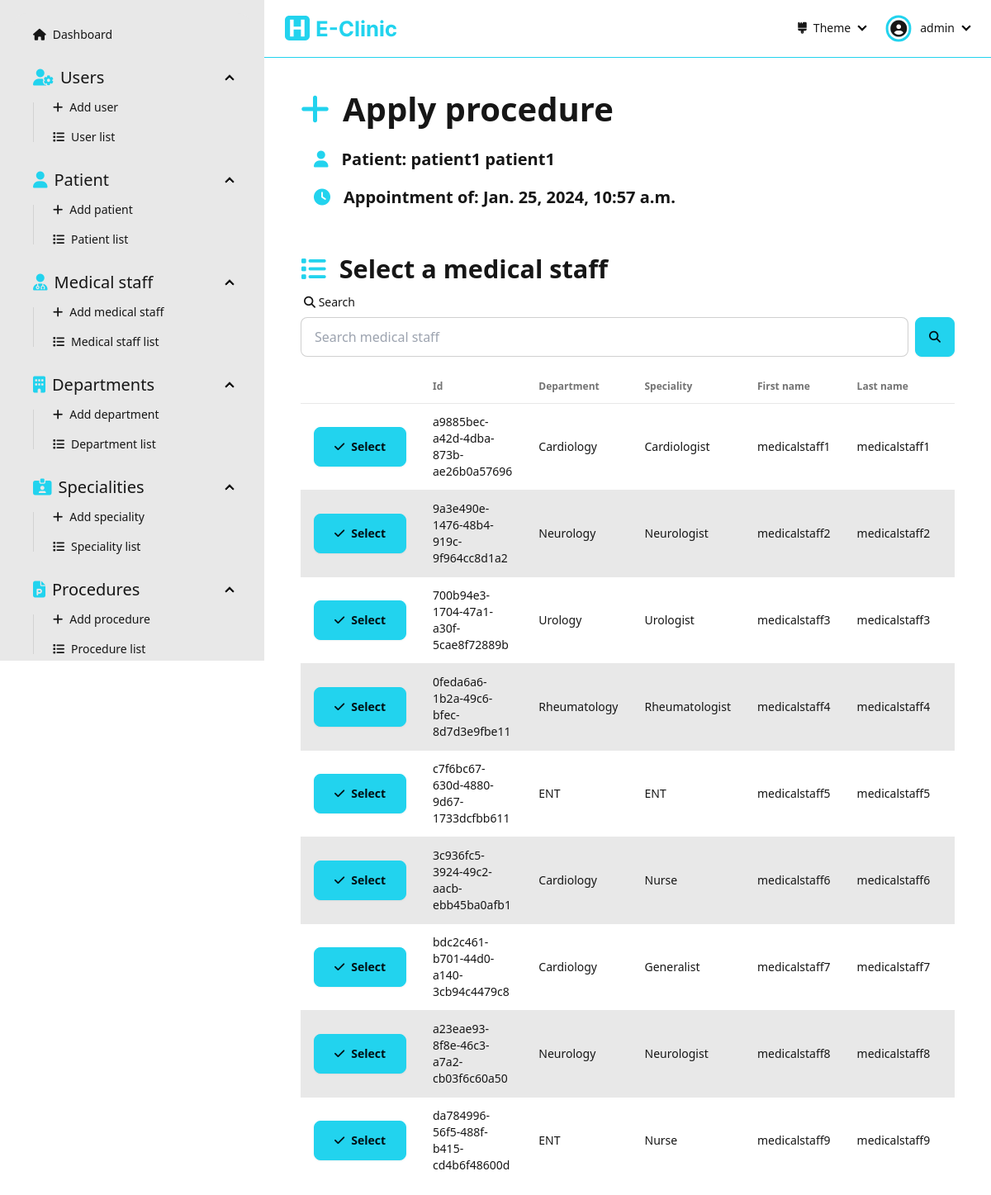
Screenshot of /dashboard/appointments/apply-procedure/e36249071aa34c58a44de469c10fa109/ (signed in) with the database file from the repository.
### Dashboard/models.py (models this page shows, shortened)
class Patient(models.Model):
  id = models.UUIDField(primary_key=True, default=uuid.uuid4, editable=False)
  firstName = models.CharField(max_length=256, null=False)
  lastName = models.CharField(max_length=256, null=False)
  dateOfBirth = models.DateField(null=False)
  address = models.CharField(max_length=256, null=False)
  phoneNumber = models.CharField(max_length=20, null=False, unique=True, validators=[RegexValidator(r'^(00213|\+213|0)(5|6|7)\d{8}$')])
  email = models.CharField(max_length=254, null=False, unique=True, validators=[EmailValidator()])
  gender = models.CharField(max_length=10, choices=Genders.choices, null=False)
  createdAt = models.DateTimeField(auto_now_add=True)
  updatedAt = models.DateTimeField(auto_now=True)

class Appointment(models.Model):
  id = models.UUIDField(primary_key=True, default=uuid.uuid4, editable=False)
  patient = models.ForeignKey('Patient', on_delete=models.CASCADE)
  timestamp = models.DateTimeField(null=False)
  state = models.CharField(max_length=15, choices=AppointmentState.choices, default=AppointmentState.SCHEDULED, blank=True)
  createdAt = models.DateTimeField(auto_now_add=True)
  updatedAt = models.DateTimeField(auto_now=True)

class MedicalStaff(models.Model):
  id = models.UUIDField(primary_key=True, default=uuid.uuid4, editable=False)
  department = models.ForeignKey('Department', on_delete=models.CASCADE)
  speciality = models.ForeignKey('Speciality', on_delete=models.CASCADE)
  firstName = models.CharField(max_length=256, null=False)
  lastName = models.CharField(max_length=256, null=False)
  dateOfBirth = models.DateField(null=False)
  address = models.CharField(max_length=256, null=False)
  phoneNumber = models.CharField(max_length=20, null=False, unique=True, validators=[RegexValidator(r'^(00213|\+213|0)(5|6|7)\d{8}$')])
  email = models.CharField(max_length=254, null=False, unique=True, validators=[EmailValidator()])
  gender = models.CharField(max_length=10, choices=Genders.choices, null=False)
  createdAt = models.DateTimeField(auto_now_add=True)
  updatedAt = models.DateTimeField(auto_now=True)

class Department(models.Model):
  id = models.UUIDField(primary_key=True, default=uuid.uuid4, editable=False)
  name = models.CharField(max_length=256, null=False, unique=True)
  def __str__(self):
     return f"{self.name}"

class Speciality(models.Model):
  id = models.UUIDField(primary_key=True, default=uuid.uuid4, editable=False)
  name = models.CharField(max_length=256, null=False, unique=True)
  def __str__(self):
     return f"{self.name}"

### Dashboard/views/procedureApplication.py (the view, shortened to what this page needs)
# urls.py: path('dashboard/appointments/apply-procedure/<str:appointmentId>/', procedureApplication.applyProcedure, name='apply-procedure'),
@login_required(login_url='sign-in')
def applyProcedure(request: HttpRequest, appointmentId: str):
  appointment = get_object_or_404(Appointment, id=appointmentId)
  patient = get_object_or_404(Patient, id=appointment.patient.id)
  form = ProcedureApplicationForm(initial={'appointment': appointment})
  searchForm = SearchForm(request.GET)
  assignMedicalStaffForm = AssignMedicalStaffForm(request.POST)
  medicalStaff = None
  medicalStaffList = []
  if searchForm.is_valid():
    search = searchForm.cleaned_data['search']
    if search:
      medicalStaffList = MedicalStaff.objects.filter(
        Q(id__icontains=search) |
        Q(department__name__icontains=search) |
        Q(speciality__name__icontains=search) |
        Q(firstName__icontains=search) |
        Q(lastName__icontains=search) |
        Q(dateOfBirth__icontains=search) |
        Q(address__icontains=search) |
        Q(phoneNumber__icontains=search) |
        Q(email__icontains=search) |
        Q(gender__icontains=search) |
        Q(updatedAt__icontains=search) |
        Q(createdAt__icontains=search)
      )
    else:
      medicalStaffList = MedicalStaff.objects.all()
  print(medicalStaff)
  context = { 'form': form, 'searchForm': searchForm, 'assignMedicalStaffForm': AssignMedicalStaffForm(), 'removeMedicalStaffForm': AssignMedicalStaffForm(), 'patient': patient, 'appointment': appointment, 'medicalStaff': medicalStaff, 'medicalStaffList': medicalStaffList }
  return render(request, 'pages/procedure-application/apply-procedure.html', context=context)

### Dashboard/forms.py
class ProcedureApplicationForm(forms.ModelForm):
  class Meta:
    model = ProcedureApplication
    fields = '__all__'

class SearchForm(forms.Form):
  search  = forms.CharField(required=False)

### Dashboard/templates/pages/procedure-application/apply-procedure.html (shortened to what this page needs)
{% extends "layouts/dashboard.html" %}
{% load static %}
{% load widget_tweaks %}
{% block dashboard_content %}
  <div class="flex flex-1 flex-col items-center pb-[5rem]">
    <div class="w-[90%] max-w-[50rem]">
      <div class="text-[30pt] font-bold"><i class="fas fa-plus text-primary mr-[1rem]"></i>Apply procedure</div>
      <div class="text-[15pt] font-semibold ml-[1rem] mb-[1rem] mt-[1rem]"><i class="fas fa-user text-primary mr-[1rem]"></i>Patient: {{patient.firstName}} {{patient.lastName}}</div>
      <div class="text-[15pt] font-semibold ml-[1rem] mb-[1rem]"><i class="fas fa-clock text-primary mr-[1rem]"></i>Appointment of: {{appointment.timestamp}}</div>
      {% if medicalStaff == None %}
        <div class="flex flex-1 flex-col items-center pb-[5rem] mt-[2rem]">
          <div class="flex flex-1 flex-col justify-start w-full">
            <div class="text-[23pt] font-bold"><i class="fas fa-list text-primary mr-[1rem]"></i>Select a medical staff</div>
            <form action="" method="get" class="mb-[1rem]">
              <label class="form-control w-full">
                <div class="label">
                  <span class="label-text"><i class="fas fa-search"></i> Search</span>
                </div>
                <div class="flex">
                  {% render_field searchForm.search placeholder="Search medical staff" type="text" class+="input input-bordered w-full" %}
                  <button class="btn btn-primary ml-[0.5rem]"><i class="fas fa-search"></i></button>
                </div>
              </label>
            </form>
            {% if medicalStaffList.count > 0 %}
            <div class="overflow-x-auto flex-1 flex items-start">
              <table class="table table-pin-rows table-pin-cols table-zebra">
                <thead>
                  <tr>
                    <td></td>
                    <td>Id</td>
                    <td>Department</td>
                    <td>Speciality</td>
                    <td>First name</td>
                    <td>Last name</td>
                    <td>Date of birth</td>
                  </tr>
                </thead>
                <tbody>
                  {% for medicalStaff in medicalStaffList %}
                    <tr>
                      <td>
                        <form action="" method="post">
                          <button class="btn btn-primary min-w-[7rem]"><i class="fas fa-check"></i> Select</button>
                        </form>
                      </td>
                      <td>{{medicalStaff.id}}</td>
                      <td>{{medicalStaff.department}}</td>
                      <td>{{medicalStaff.speciality}}</td>
                      <td>{{medicalStaff.firstName}}</td>
                      <td>{{medicalStaff.lastName}}</td>
                      <td>{{medicalStaff.dateOfBirth}}</td>
                    </tr>
                  {% endfor %}
                </tbody>
              </table>
            </div>
            {% else %}
              <div class="flex flex-1 flex-col justify-center items-center h-full w-full">
                <img class="w-[30%]" src="{% static "assets/empty-list.svg" %}" alt="empty-list">
                <div class="text-[20pt]">The list is empty</div>
              </div>
            {% endif %}
          </div>
        </div>
      {% endif %}
    </div>
  </div>
{% endblock dashboard_content %}

### Dashboard/templates/components/navbar-dashboard.html (shortened to what this page needs)
{% load static %}
<div class="navbar bg-base-100 border-b-primary border-b-[1px] mb-[2rem] sticky top-0 z-40">
  <div class="flex-1">
    <a class="btn btn-ghost hidden md:flex" href="/dashboard">
      <img class="h-full py-[0.5rem]" src="{% static "assets/e-clinic-logo-name.svg" %}" alt="e-clinic logo">
    </a>
  </div>
  <div class="flex-none">
    <ul class="menu menu-horizontal px-1">
      <li>
        <details>
          <summary>
            <i class="fas fa-brush"></i> Theme
          </summary>
        </details>
      </li>
      <li>
        <details>
          <summary>
            <div class="rounded-full mr-[0.5rem] ring ring-primary ring-offset-base-100 ring-offset-[0.15rem] flex justify-center items-center pt-[0.05rem]">
              <i class="fas fa-user-circle text-[15pt]"></i>
            </div>
            {{user}}
          </summary>
        </details>
      </li>
    </ul>
  </div>
</div>

### rows the page displays
Patient: firstName "patient1", lastName "patient1"
Appointment: timestamp "Jan. 25, 2024, 10:57 a.m."
MedicalStaff: id "a9885bec-a42d-4dba-873b-ae26b0a57696", department "Cardiology", speciality "Cardiologist", firstName "medicalstaff1", lastName "medicalstaff1"
MedicalStaff: id "9a3e490e-1476-48b4-919c-9f964cc8d1a2", department "Neurology", speciality "Neurologist", firstName "medicalstaff2", lastName "medicalstaff2"
MedicalStaff: id "700b94e3-1704-47a1-a30f-5cae8f72889b", department "Urology", speciality "Urologist", firstName "medicalstaff3", lastName "medicalstaff3"
MedicalStaff: id "0feda6a6-1b2a-49c6-bfec-8d7d3e9fbe11", department "Rheumatology", speciality "Rheumatologist", firstName "medicalstaff4", lastName "medicalstaff4"
MedicalStaff: id "c7f6bc67-630d-4880-9d67-1733dcfbb611", department "ENT", speciality "ENT", firstName "medicalstaff5", lastName "medicalstaff5"
MedicalStaff: id "3c936fc5-3924-49c2-aacb-ebb45ba0afb1", department "Cardiology", speciality "Nurse", firstName "medicalstaff6", lastName "medicalstaff6"
MedicalStaff: id "bdc2c461-b701-44d0-a140-3cb94c4479c8", department "Cardiology", speciality "Generalist", firstName "medicalstaff7", lastName "medicalstaff7"
MedicalStaff: id "a23eae93-8f8e-46c3-a7a2-cb03f6c60a50", department "Neurology", speciality "Neurologist", firstName "medicalstaff8", lastName "medicalstaff8"
MedicalStaff: id "da784996-56f5-488f-b415-cd4b6f48600d", department "ENT", speciality "Nurse", firstName "medicalstaff9", lastName "medicalstaff9"

### other values shown
{{ user }} "admin"
